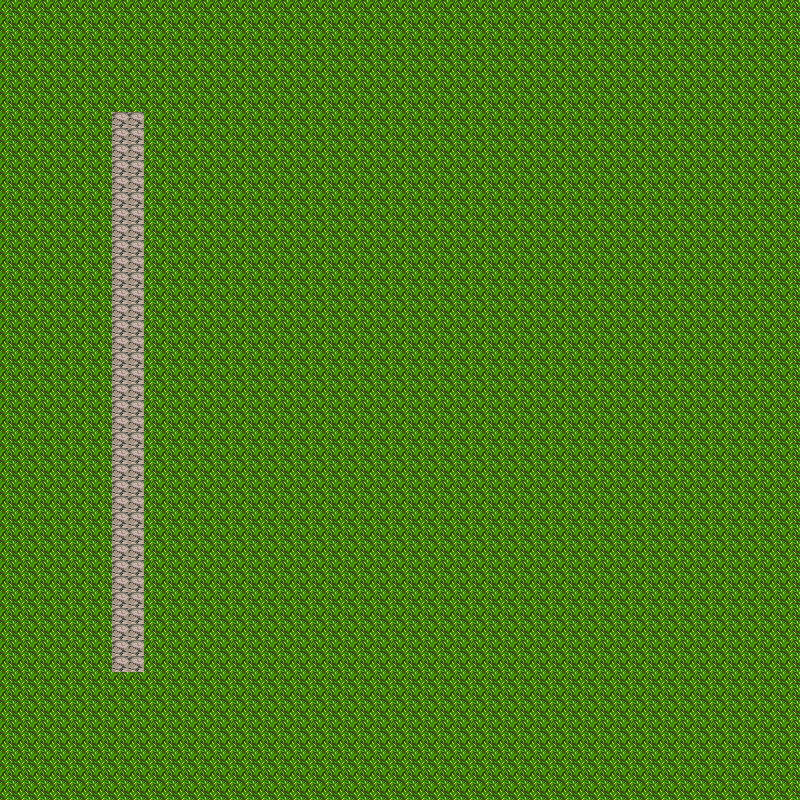

Rendered tile map (Tiled .tmx) drawn with the repository's tilesets; below, a short description and the map source with its tile grids summarised:
An orthogonal 50x50 tile map with 16x16 px tiles, 2 tile layers (Tile Layer 1, collisionLayer).

<map version="1.2" tiledversion="1.2.0" orientation="orthogonal" renderorder="right-down" width="50" height="50" tilewidth="16" tileheight="16" infinite="0" nextlayerid="3" nextobjectid="1">
 <tileset firstgid="1" source="wood_tileset_3.tsx" />
 <layer id="1" name="Tile Layer 1" width="50" height="50">
  <data>[2500 cells, 2500 non-empty, 1 distinct tile ids]</data>
 </layer>
 <layer id="2" name="collisionLayer" width="50" height="50">
  <properties>
   <property name="solid" value="" />
  </properties>
  <data>[2500 cells, 70 non-empty, 1 distinct tile ids]</data>
 </layer>
</map>
